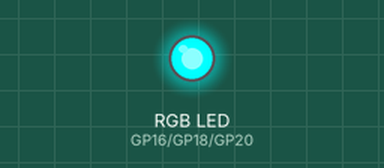
This program was run on a simulated Raspberry Pi Pico running MicroPython. Parts: an RGB LED mixed from three pins (HIGH = lit).

Above: at 0.5 s.
At 1.5 s:
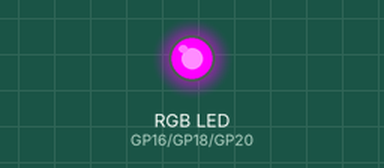
At 5.5 s:
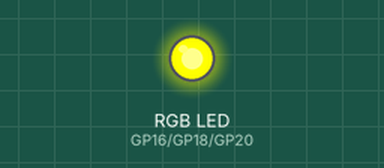
Timing chart, 0 to 6.9 s (numbered marks = the images above):
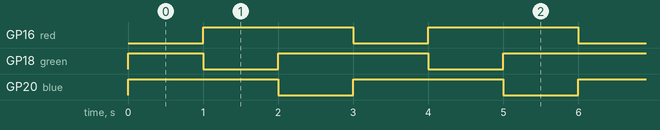

The program:

RGB_LED_control3.py
```python
from machine  import Pin
import utime as t

red = Pin(16, Pin.OUT)
green = Pin(18, Pin.OUT)
blue = Pin(20, Pin.OUT)

while True:
  red.value(0)
  green.value(1)
  blue.value(1)
  t.sleep(1)
  red.value(1)
  green.value(0)
  blue.value(1)
  t.sleep(1)
  red.value(1)
  green.value(1)
  blue.value(0)
  t.sleep(1)
```

Measured:
- by itself, GP16 (red), GP20 (blue): alternates HIGH for 2.0 s and LOW for 1.0 s
- by itself, GP18 (green): repeats every 3.0 s: LOW 1.0 s, HIGH 2.0 s
- by itself, everything shown: repeats every 3.0 s, in 3 steps
